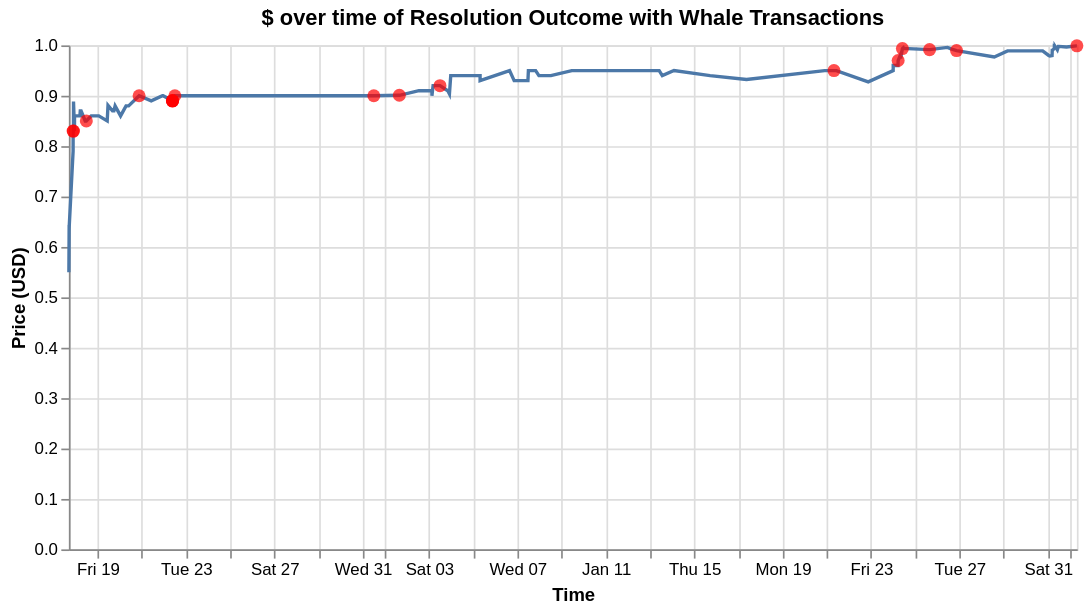

Here is the notebook cell this chart was saved with:
### Markdown cell above
## Watching Whales

### Code cell
df["is_whale"] = df["proxyWallet"].isin(whales_df["proxyWallet"])

whale_points = alt.Chart(df[df["is_whale"]]).mark_point(filled=True, size=60, color="Red").encode(
    alt.X("timestamp:T").title("Time"),
    alt.Y("price_outcome:Q").title("Price (USD)"),
    tooltip=[alt.Tooltip("proxyWallet:N", title="Wallet ID:"),
             alt.Tooltip("outcomeIndex:Q", title="Outcome:"),
             alt.Tooltip("side:N", title="Action:")]
)

chart = (market_graph + whale_points).properties(width = 600, height = 300, title="$ over time of Resolution Outcome with Whale Transactions")


chart

### Figure 1 — Vega-Lite specification as saved in the notebook (floating-point values rounded to 4 significant figures; data arrays with more than 128 entries replaced by an {"elided": "..."} marker saying what was removed)
{"config": {"view": {"continuousWidth": 300, "continuousHeight": 300}}, "layer": [{"data": {"name": "data-42345fe5a2dd5783174d3a70e22cc9f0"}, "mark": {"type": "line"}, "encoding": {"x": {"field": "timestamp", "title": "Time", "type": "temporal"}, "y": {"field": "price_outcome", "title": "Price (USD)", "type": "quantitative"}}, "title": "$ over time of Resolution Outcome"}, {"data": {"name": "data-ecb5fe1fd25506b66545d18b9605f120"}, "mark": {"type": "point", "color": "Red", "filled": true, "size": 60}, "encoding": {"tooltip": [{"field": "proxyWallet", "title": "Wallet ID:", "type": "nominal"}, {"field": "outcomeIndex", "title": "Outcome:", "type": "quantitative"}, {"field": "side", "title": "Action:", "type": "nominal"}], "x": {"field": "timestamp", "title": "Time", "type": "temporal"}, "y": {"field": "price_outcome", "title": "Price (USD)", "type": "quantitative"}}}], "height": 300, "title": "$ over time of Resolution Outcome with Whale Transactions", "width": 600, "$schema": "https://vega.github.io/schema/vega-lite/v5.20.1.json", "datasets": {"data-42345fe5a2dd5783174d3a70e22cc9f0": {"elided": "150 records"}, "data-ecb5fe1fd25506b66545d18b9605f120": [{"proxyWallet": "0xeaf1f1805537078c833c2acba571b1dd765668ca", "side": "BUY", "asset": "18183286918434869824441675990794243765466010937775706724610101178401955339057", "conditionId": "0x775e71b9c9fd3c0392d32745839c2aedbb51fd329e37295c89872373414317f6", "size": 326.0, "price": 0.83, "timestamp": "2025-12-17T21:27:57", "title": "Trump's travel ban removed by January 31?", "slug": "trumps-travel-ban-removed-by-january-31", "icon": "https://polymarket-upload.s3.us-east-2.amazonaws.com/trump-travel-ban-removed-before-july-5D_yIj9zkkDV.jpg", "eventSlug": "trumps-travel-ban-removed-by-january-31", "outcome": "No", "outcomeIndex": 1, "name": "MichaelDavis4993", "pseudonym": "Alive-Silkworm", "bio": null, "profileImage": null, "profileImageOptimized": null, "transactionHash": "0x53d7f637ccf90577c9094ebe7570a3a9e8290bda09218225cb02f2b680de4233", "price_outcome": 0.83, "is_whale": true}, {"proxyWallet": "0x977449de8b5be74e089f3b28f035ebf3e5f46d3c", "side": "BUY", "asset": "18183286918434869824441675990794243765466010937775706724610101178401955339057", "conditionId": "0x775e71b9c9fd3c0392d32745839c2aedbb51fd329e37295c89872373414317f6", "size": 755.0, "price": 0.83, "timestamp": "2025-12-17T21:45:29", "title": "Trump's travel ban removed by January 31?", "slug": "trumps-travel-ban-removed-by-january-31", "icon": "https://polymarket-upload.s3.us-east-2.amazonaws.com/trump-travel-ban-removed-before-july-5D_yIj9zkkDV.jpg", "eventSlug": "trumps-travel-ban-removed-by-january-31", "outcome": "No", "outcomeIndex": 1, "name": "ShelleyHurst4718", "pseudonym": "Grandiose-Strait", "bio": null, "profileImage": null, "profileImageOptimized": null, "transactionHash": "0x8c41d6510ec24db7fd28b9ea8721638e84113869005bd539f3b12d18c26b983b", "price_outcome": 0.83, "is_whale": true}, {"proxyWallet": "0x60ccc2ea4a54b191b6114fa769c03359bb1af23f", "side": "BUY", "asset": "63955989609279669299894772531754644066954952211322855713974424160103829654584", "conditionId": "0x775e71b9c9fd3c0392d32745839c2aedbb51fd329e37295c89872373414317f6", "size": 669.0, "price": 0.15, "timestamp": "2025-12-18T11:46:54", "title": "Trump's travel ban removed by January 31?", "slug": "trumps-travel-ban-removed-by-january-31", "icon": "https://polymarket-upload.s3.us-east-2.amazonaws.com/trump-travel-ban-removed-before-july-5D_yIj9zkkDV.jpg", "eventSlug": "trumps-travel-ban-removed-by-january-31", "outcome": "Yes", "outcomeIndex": 0, "name": "shinyandrew", "pseudonym": "Repentant-Client", "bio": null, "profileImage": null, "profileImageOptimized": null, "transactionHash": "0xb3acfa86799ae1860e391ad570ce3b0550b732ce66ac0a60ead23dc9c0ce54c0", "price_outcome": 0.85, "is_whale": true}, {"proxyWallet": "0xec4e8e525969c4b9072eed0193e587b73876d9db", "side": "BUY", "asset": "18183286918434869824441675990794243765466010937775706724610101178401955339057", "conditionId": "0x775e71b9c9fd3c0392d32745839c2aedbb51fd329e37295c89872373414317f6", "size": 160.0, "price": 0.9, "timestamp": "2025-12-20T21:06:15", "title": "Trump's travel ban removed by January 31?", "slug": "trumps-travel-ban-removed-by-january-31", "icon": "https://polymarket-upload.s3.us-east-2.amazonaws.com/trump-travel-ban-removed-before-july-5D_yIj9zkkDV.jpg", "eventSlug": "trumps-travel-ban-removed-by-january-31", "outcome": "No", "outcomeIndex": 1, "name": "southbets", "pseudonym": "Meaty-Locket", "bio": "Nothing to put here", "profileImage": null, "profileImageOptimized": null, "transactionHash": "0x0f2dd9eb5d4228e2940c3ddb448e43e84b424be10aef9ef92db75c95750ebedf", "price_outcome": 0.9, "is_whale": true}, {"proxyWallet": "0x977449de8b5be74e089f3b28f035ebf3e5f46d3c", "side": "SELL", "asset": "18183286918434869824441675990794243765466010937775706724610101178401955339057", "conditionId": "0x775e71b9c9fd3c0392d32745839c2aedbb51fd329e37295c89872373414317f6", "size": 542.0, "price": 0.89, "timestamp": "2025-12-22T09:19:37", "title": "Trump's travel ban removed by January 31?", "slug": "trumps-travel-ban-removed-by-january-31", "icon": "https://polymarket-upload.s3.us-east-2.amazonaws.com/trump-travel-ban-removed-before-july-5D_yIj9zkkDV.jpg", "eventSlug": "trumps-travel-ban-removed-by-january-31", "outcome": "No", "outcomeIndex": 1, "name": "ShelleyHurst4718", "pseudonym": "Grandiose-Strait", "bio": null, "profileImage": null, "profileImageOptimized": null, "transactionHash": "0x5f8ba289bf5ab9186e3167c9c113e9f034ddde272e9407c10b19dd5b24f7e3cd", "price_outcome": 0.89, "is_whale": true}, {"proxyWallet": "0x977449de8b5be74e089f3b28f035ebf3e5f46d3c", "side": "SELL", "asset": "18183286918434869824441675990794243765466010937775706724610101178401955339057", "conditionId": "0x775e71b9c9fd3c0392d32745839c2aedbb51fd329e37295c89872373414317f6", "size": 213.0, "price": 0.89, "timestamp": "2025-12-22T09:21:05", "title": "Trump's travel ban removed by January 31?", "slug": "trumps-travel-ban-removed-by-january-31", "icon": "https://polymarket-upload.s3.us-east-2.amazonaws.com/trump-travel-ban-removed-before-july-5D_yIj9zkkDV.jpg", "eventSlug": "trumps-travel-ban-removed-by-january-31", "outcome": "No", "outcomeIndex": 1, "name": "ShelleyHurst4718", "pseudonym": "Grandiose-Strait", "bio": null, "profileImage": null, "profileImageOptimized": null, "transactionHash": "0xb2b71f5219ecbb6325e29c036145be5e9c3d7027c5bf20ce2dfaf4189bc5ea77", "price_outcome": 0.89, "is_whale": true}, {"proxyWallet": "0xeaf1f1805537078c833c2acba571b1dd765668ca", "side": "SELL", "asset": "18183286918434869824441675990794243765466010937775706724610101178401955339057", "conditionId": "0x775e71b9c9fd3c0392d32745839c2aedbb51fd329e37295c89872373414317f6", "size": 113.0, "price": 0.89, "timestamp": "2025-12-22T09:22:51", "title": "Trump's travel ban removed by January 31?", "slug": "trumps-travel-ban-removed-by-january-31", "icon": "https://polymarket-upload.s3.us-east-2.amazonaws.com/trump-travel-ban-removed-before-july-5D_yIj9zkkDV.jpg", "eventSlug": "trumps-travel-ban-removed-by-january-31", "outcome": "No", "outcomeIndex": 1, "name": "MichaelDavis4993", "pseudonym": "Alive-Silkworm", "bio": null, "profileImage": null, "profileImageOptimized": null, "transactionHash": "0x4f564268aecfab06f2113335224f410d4a96a9dca164c4af72ca3082d62c4790", "price_outcome": 0.89, "is_whale": true}, {"proxyWallet": "0xeaf1f1805537078c833c2acba571b1dd765668ca", "side": "SELL", "asset": "18183286918434869824441675990794243765466010937775706724610101178401955339057", "conditionId": "0x775e71b9c9fd3c0392d32745839c2aedbb51fd329e37295c89872373414317f6", "size": 196.0, "price": 0.89, "timestamp": "2025-12-22T09:24:01", "title": "Trump's travel ban removed by January 31?", "slug": "trumps-travel-ban-removed-by-january-31", "icon": "https://polymarket-upload.s3.us-east-2.amazonaws.com/trump-travel-ban-removed-before-july-5D_yIj9zkkDV.jpg", "eventSlug": "trumps-travel-ban-removed-by-january-31", "outcome": "No", "outcomeIndex": 1, "name": "MichaelDavis4993", "pseudonym": "Alive-Silkworm", "bio": null, "profileImage": null, "profileImageOptimized": null, "transactionHash": "0x08b91e43b749472eeddd251551a06a2c5b174f07ff77906b41ae73e1f5ff912a", "price_outcome": 0.89, "is_whale": true}, {"proxyWallet": "0xec4e8e525969c4b9072eed0193e587b73876d9db", "side": "BUY", "asset": "18183286918434869824441675990794243765466010937775706724610101178401955339057", "conditionId": "0x775e71b9c9fd3c0392d32745839c2aedbb51fd329e37295c89872373414317f6", "size": 48.89, "price": 0.9, "timestamp": "2025-12-22T11:56:05", "title": "Trump's travel ban removed by January 31?", "slug": "trumps-travel-ban-removed-by-january-31", "icon": "https://polymarket-upload.s3.us-east-2.amazonaws.com/trump-travel-ban-removed-before-july-5D_yIj9zkkDV.jpg", "eventSlug": "trumps-travel-ban-removed-by-january-31", "outcome": "No", "outcomeIndex": 1, "name": "southbets", "pseudonym": "Meaty-Locket", "bio": "Nothing to put here", "profileImage": null, "profileImageOptimized": null, "transactionHash": "0x7fb031d97b2e1dc74ef7026ce5fe29af8c31cbc31480b383529ec0a712a54177", "price_outcome": 0.9, "is_whale": true}, {"proxyWallet": "0xec4e8e525969c4b9072eed0193e587b73876d9db", "side": "BUY", "asset": "18183286918434869824441675990794243765466010937775706724610101178401955339057", "conditionId": "0x775e71b9c9fd3c0392d32745839c2aedbb51fd329e37295c89872373414317f6", "size": 222.2, "price": 0.9, "timestamp": "2025-12-31T12:00:11", "title": "Trump's travel ban removed by January 31?", "slug": "trumps-travel-ban-removed-by-january-31", "icon": "https://polymarket-upload.s3.us-east-2.amazonaws.com/trump-travel-ban-removed-before-july-5D_yIj9zkkDV.jpg", "eventSlug": "trumps-travel-ban-removed-by-january-31", "outcome": "No", "outcomeIndex": 1, "name": "southbets", "pseudonym": "Meaty-Locket", "bio": "Nothing to put here", "profileImage": null, "profileImageOptimized": null, "transactionHash": "0xd1bc20ba99f18895adfad21e0de627209d652eea3f78393c93d42bfafb00430b", "price_outcome": 0.9, "is_whale": true}, {"proxyWallet": "0xec4e8e525969c4b9072eed0193e587b73876d9db", "side": "BUY", "asset": "18183286918434869824441675990794243765466010937775706724610101178401955339057", "conditionId": "0x775e71b9c9fd3c0392d32745839c2aedbb51fd329e37295c89872373414317f6", "size": 57.71, "price": 0.901, "timestamp": "2026-01-01T15:43:41", "title": "Trump's travel ban removed by January 31?", "slug": "trumps-travel-ban-removed-by-january-31", "icon": "https://polymarket-upload.s3.us-east-2.amazonaws.com/trump-travel-ban-removed-before-july-5D_yIj9zkkDV.jpg", "eventSlug": "trumps-travel-ban-removed-by-january-31", "outcome": "No", "outcomeIndex": 1, "name": "southbets", "pseudonym": "Meaty-Locket", "bio": "Nothing to put here", "profileImage": null, "profileImageOptimized": null, "transactionHash": "0x40afd5d9235186518f24ec11035c6d4d5bd5b21ff288c4504a53142217bb7968", "price_outcome": 0.901, "is_whale": true}, {"proxyWallet": "0xc8ab97a9089a9ff7e6ef0688e6e591a066946418", "side": "SELL", "asset": "63955989609279669299894772531754644066954952211322855713974424160103829654584", "conditionId": "0x775e71b9c9fd3c0392d32745839c2aedbb51fd329e37295c89872373414317f6", "size": 1.09, "price": 0.08, "timestamp": "2026-01-03T11:49:53", "title": "Trump's travel ban removed by January 31?", "slug": "trumps-travel-ban-removed-by-january-31", "icon": "https://polymarket-upload.s3.us-east-2.amazonaws.com/trump-travel-ban-removed-before-july-5D_yIj9zkkDV.jpg", "eventSlug": "trumps-travel-ban-removed-by-january-31", "outcome": "Yes", "outcomeIndex": 0, "name": "ArmageddonRewardsBilly", "pseudonym": "Hideous-Racer", "bio": "After the fight battle is fought, The legend of Billy the farmer will live forever.", "profileImage": "https://polymarket-upload.s3.us-east-2.amazonaws.com/rewardsiconbilly_637fb65a-1112-49bc-9376-3fb6d377cde0_1738970845400.png", "profileImageOptimized": null, "transactionHash": "0x64515064769b5aef99835df3bd440e77ab8aedbc1a939bfdb195163161aaa56e", "price_outcome": 0.92, "is_whale": true}, {"proxyWallet": "0xec4e8e525969c4b9072eed0193e587b73876d9db", "side": "BUY", "asset": "18183286918434869824441675990794243765466010937775706724610101178401955339057", "conditionId": "0x775e71b9c9fd3c0392d32745839c2aedbb51fd329e37295c89872373414317f6", "size": 31.58, "price": 0.95, "timestamp": "2026-01-21T07:41:58", "title": "Trump's travel ban removed by January 31?", "slug": "trumps-travel-ban-removed-by-january-31", "icon": "https://polymarket-upload.s3.us-east-2.amazonaws.com/trump-travel-ban-removed-before-july-5D_yIj9zkkDV.jpg", "eventSlug": "trumps-travel-ban-removed-by-january-31", "outcome": "No", "outcomeIndex": 1, "name": "southbets", "pseudonym": "Meaty-Locket", "bio": "Nothing to put here", "profileImage": null, "profileImageOptimized": null, "transactionHash": "0x75ef8754bb25e9a1f43603ebfc2cc618e4bfb665bbc150db459ca35c118acfd1", "price_outcome": 0.95, "is_whale": true}, {"proxyWallet": "0xd14aa86fa6cac2e09edd9944f5c0c0d48634a8ad", "side": "BUY", "asset": "18183286918434869824441675990794243765466010937775706724610101178401955339057", "conditionId": "0x775e71b9c9fd3c0392d32745839c2aedbb51fd329e37295c89872373414317f6", "size": 927.9, "price": 0.97, "timestamp": "2026-01-24T05:23:20", "title": "Trump's travel ban removed by January 31?", "slug": "trumps-travel-ban-removed-by-january-31", "icon": "https://polymarket-upload.s3.us-east-2.amazonaws.com/trump-travel-ban-removed-before-july-5D_yIj9zkkDV.jpg", "eventSlug": "trumps-travel-ban-removed-by-january-31", "outcome": "No", "outcomeIndex": 1, "name": "l3t0", "pseudonym": "Faraway-Cotton", "bio": null, "profileImage": null, "profileImageOptimized": null, "transactionHash": "0xc9118d4d658c9fac0913ec5665be3054206e94dbfc57eb41822d61cd58b11d1b", "price_outcome": 0.97, "is_whale": true}, {"proxyWallet": "0xc8ab97a9089a9ff7e6ef0688e6e591a066946418", "side": "SELL", "asset": "63955989609279669299894772531754644066954952211322855713974424160103829654584", "conditionId": "0x775e71b9c9fd3c0392d32745839c2aedbb51fd329e37295c89872373414317f6", "size": 386.3, "price": 0.006419, "timestamp": "2026-01-24T10:00:52", "title": "Trump's travel ban removed by January 31?", "slug": "trumps-travel-ban-removed-by-january-31", "icon": "https://polymarket-upload.s3.us-east-2.amazonaws.com/trump-travel-ban-removed-before-july-5D_yIj9zkkDV.jpg", "eventSlug": "trumps-travel-ban-removed-by-january-31", "outcome": "Yes", "outcomeIndex": 0, "name": "ArmageddonRewardsBilly", "pseudonym": "Hideous-Racer", "bio": "After the fight battle is fought, The legend of Billy the farmer will live forever.", "profileImage": "https://polymarket-upload.s3.us-east-2.amazonaws.com/rewardsiconbilly_637fb65a-1112-49bc-9376-3fb6d377cde0_1738970845400.png", "profileImageOptimized": null, "transactionHash": "0xd75d58c10c9996c92b3ec1c1bc3d29ca3fbe117627c6a5fa66b80ff9e9766427", "price_outcome": 0.9936, "is_whale": true}, {"proxyWallet": "0xec4e8e525969c4b9072eed0193e587b73876d9db", "side": "SELL", "asset": "18183286918434869824441675990794243765466010937775706724610101178401955339057", "conditionId": "0x775e71b9c9fd3c0392d32745839c2aedbb51fd329e37295c89872373414317f6", "size": 100.0, "price": 0.9915, "timestamp": "2026-01-25T15:31:26", "title": "Trump's travel ban removed by January 31?", "slug": "trumps-travel-ban-removed-by-january-31", "icon": "https://polymarket-upload.s3.us-east-2.amazonaws.com/trump-travel-ban-removed-before-july-5D_yIj9zkkDV.jpg", "eventSlug": "trumps-travel-ban-removed-by-january-31", "outcome": "No", "outcomeIndex": 1, "name": "southbets", "pseudonym": "Meaty-Locket", "bio": "Nothing to put here", "profileImage": null, "profileImageOptimized": null, "transactionHash": "0x5db2dd92cfc76c2017da558013f40a9b7131ab2f333c3d91a2a7f7be597d062f", "price_outcome": 0.9915, "is_whale": true}, {"proxyWallet": "0xec4e8e525969c4b9072eed0193e587b73876d9db", "side": "SELL", "asset": "18183286918434869824441675990794243765466010937775706724610101178401955339057", "conditionId": "0x775e71b9c9fd3c0392d32745839c2aedbb51fd329e37295c89872373414317f6", "size": 60.0, "price": 0.9897, "timestamp": "2026-01-26T20:48:39", "title": "Trump's travel ban removed by January 31?", "slug": "trumps-travel-ban-removed-by-january-31", "icon": "https://polymarket-upload.s3.us-east-2.amazonaws.com/trump-travel-ban-removed-before-july-5D_yIj9zkkDV.jpg", "eventSlug": "trumps-travel-ban-removed-by-january-31", "outcome": "No", "outcomeIndex": 1, "name": "southbets", "pseudonym": "Meaty-Locket", "bio": "Nothing to put here", "profileImage": null, "profileImageOptimized": null, "transactionHash": "0xdf4d4e2a3bc9688aa863cc6f64233d48facd0e3acaaf961684bad092843c2903", "price_outcome": 0.9897, "is_whale": true}, {"proxyWallet": "0xec4e8e525969c4b9072eed0193e587b73876d9db", "side": "SELL", "asset": "18183286918434869824441675990794243765466010937775706724610101178401955339057", "conditionId": "0x775e71b9c9fd3c0392d32745839c2aedbb51fd329e37295c89872373414317f6", "size": 360.4, "price": 0.999, "timestamp": "2026-02-01T07:29:36", "title": "Trump's travel ban removed by January 31?", "slug": "trumps-travel-ban-removed-by-january-31", "icon": "https://polymarket-upload.s3.us-east-2.amazonaws.com/trump-travel-ban-removed-before-july-5D_yIj9zkkDV.jpg", "eventSlug": "trumps-travel-ban-removed-by-january-31", "outcome": "No", "outcomeIndex": 1, "name": "southbets", "pseudonym": "Meaty-Locket", "bio": "Nothing to put here", "profileImage": null, "profileImageOptimized": null, "transactionHash": "0x103fb0be4e3bb3e3f3b0d5fba512c24e4d35a9592b5e688628604710f6720d3f", "price_outcome": 0.999, "is_whale": true}]}}
